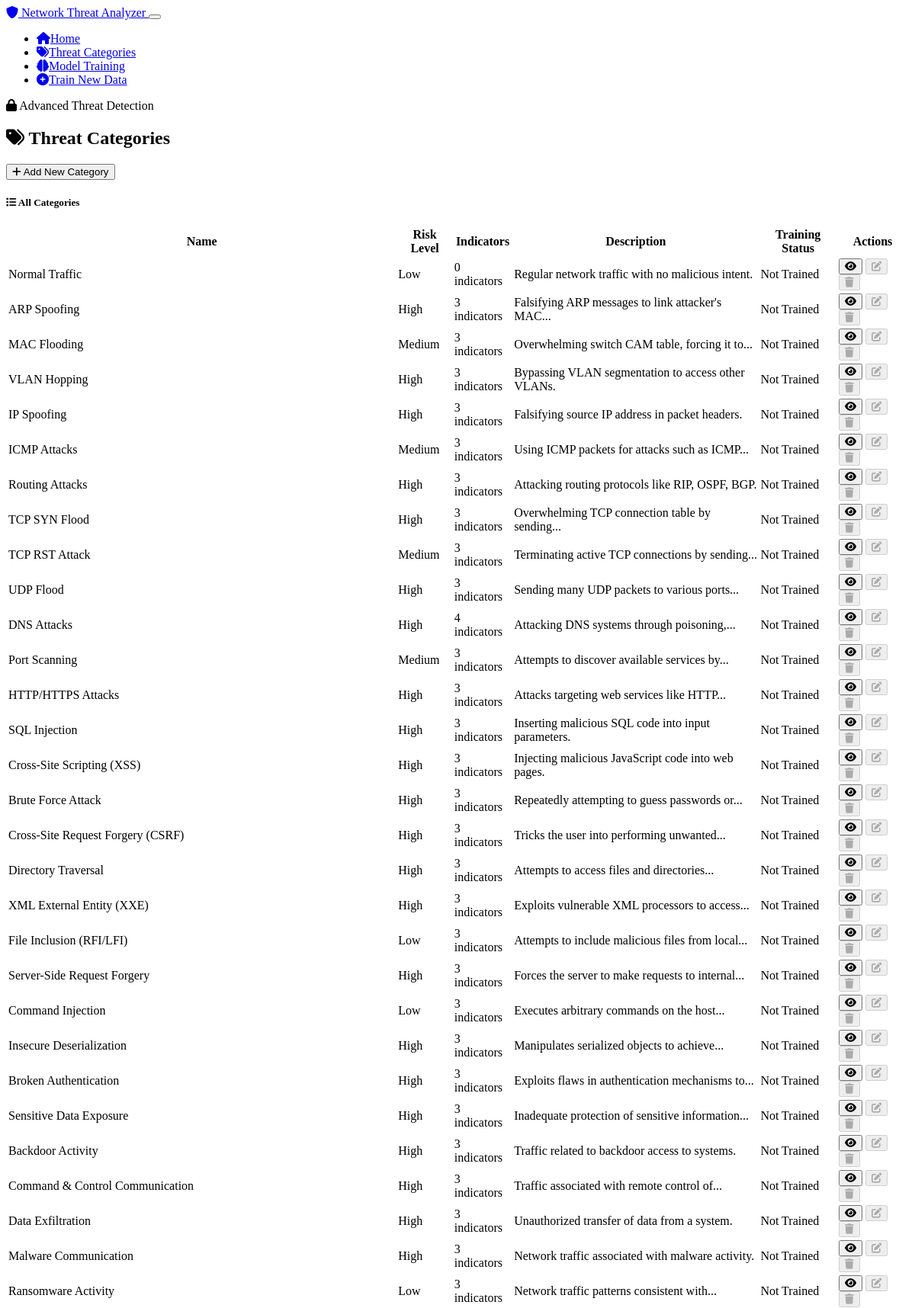
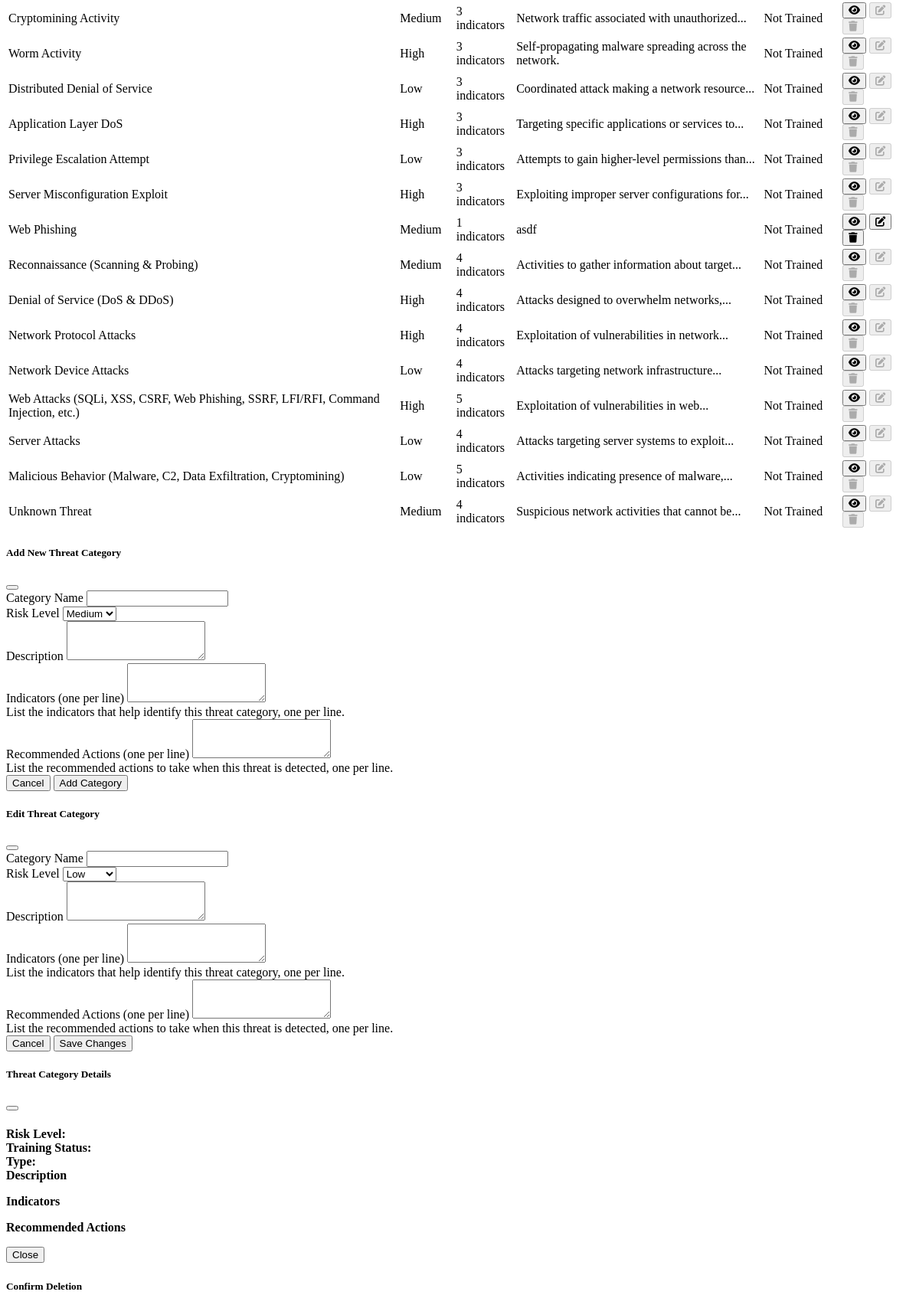
Page /threat-categories (upper part) on the committed database (2 pictures, top to bottom).
### models.py (models this page shows, shortened)
class ThreatCategory(db.Model):
    __tablename__ = 'threat_categories'
    id = db.Column(db.Integer, primary_key=True)
    name = db.Column(db.String(100), unique=True, nullable=False)
    description = db.Column(db.Text, nullable=False)
    risk_level = db.Column(db.String(20), nullable=False, default='Medium')  # Low, Medium, High
    indicators = db.Column(db.JSON, nullable=False, default=list)
    recommended_actions = db.Column(db.JSON, nullable=False, default=list)
    is_builtin = db.Column(db.Boolean, default=False)
    created_at = db.Column(db.DateTime, default=datetime.utcnow)
    updated_at = db.Column(db.DateTime, default=datetime.utcnow, onupdate=datetime.utcnow)
    training_data = db.relationship('TrainingData', backref='category', lazy=True)
    @property
    def is_trained(self):
        return len(self.training_data) > 0

### app.py (the view)
@app.route('/threat-categories')
def threat_categories():
    try:
        categories = ThreatCategory.query.all()
        return render_template('threat_categories.html', categories=categories)
    except Exception as e:
        logging.error(f"Error displaying threat categories: {e}")
        flash('Error displaying threat categories', 'danger')
        return redirect(url_for('index'))

### templates/threat_categories.html (shortened to what this page needs)
{% extends "layout.html" %}
{% block content %}
<div class="row mb-4">
    <div class="col-12">
        <div class="d-flex justify-content-between align-items-center mb-3">
            <h2>
                <i class="fas fa-tags text-primary me-2"></i>
                Threat Categories
            </h2>
            <div>
                <button type="button" class="btn btn-primary" data-bs-toggle="modal" data-bs-target="#addCategoryModal">
                    <i class="fas fa-plus me-2"></i>
                    Add New Category
                </button>
            </div>
        </div>
        </div>
</div>
<div class="row">
    <div class="col-12">
        <div class="card">
            <div class="card-header">
                <h5 class="mb-0">
                    <i class="fas fa-list me-2"></i>
                    All Categories
                </h5>
            </div>
            <div class="card-body">
                <div class="table-responsive">
                    <table class="table table-striped">
                        <thead>
                            <tr>
                                <th>Name</th>
                                <th>Risk Level</th>
                                <th>Indicators</th>
                                <th>Description</th>
                                <th>Training Status</th>
                                <th>Actions</th>
                            </tr>
                        </thead>
                        <tbody>
                            {% for category in categories %}
                            <tr>
                                <td>{{ category.name }}</td>
                                <td>
                                    {% if category.risk_level == 'High' %}
                                    <span class="badge bg-danger">High</span>
                                    {% elif category.risk_level == 'Medium' %}
                                    <span class="badge bg-warning">Medium</span>
                                    {% else %}
                                    <span class="badge bg-success">Low</span>
                                    {% endif %}
                                </td>
                                <td>{{ category.indicators|length }} indicators</td>
                                <td>{{ category.description|truncate(50) }}</td>
                                <td>
                                    {% if category.is_trained %}
                                    <span class="badge bg-success">Trained ({{ category.sample_count }} samples)</span>
                                    {% else %}
                                    <span class="badge bg-secondary">Not Trained</span>
                                    {% endif %}
                                </td>
                                <td>
                                    <button type="button" class="btn btn-sm btn-outline-primary me-1 view-category-btn"
                                            data-category-id="{{ category.id }}">
                                        <i class="fas fa-eye"></i>
                                    </button>
                                    <button type="button" class="btn btn-sm btn-outline-warning me-1 edit-category-btn"
                                            data-category-id="{{ category.id }}"
                                            data-builtin="{{ category.is_builtin }}"
                                            {% if category.is_builtin %}disabled title="Cannot edit built-in categories"{% endif %}>
                                        <i class="fas fa-edit"></i>
                                    </button>
                                    <button type="button" class="btn btn-sm btn-outline-danger delete-category-btn"
                                            data-category-id="{{ category.id }}"
                                            data-category-name="{{ category.name }}"
                                            data-builtin="{{ category.is_builtin }}"
                                            data-trained="{{ category.is_trained }}"
                                            {% if category.is_builtin %}disabled title="Cannot delete built-in categories"
                                            {% elif category.is_trained %}disabled title="Cannot delete categories with training data"{% endif %}>
                                        <i class="fas fa-trash"></i>
                                    </button>
                                </td>
                            </tr>
                            {% endfor %}
                        </tbody>
                    </table>
                </div>
            </div>
        </div>
    </div>
</div>
<div class="modal fade" id="addCategoryModal" tabindex="-1" aria-labelledby="addCategoryModalLabel" aria-hidden="true">
    <div class="modal-dialog modal-lg">
        <div class="modal-content">
            <div class="modal-header">
                <h5 class="modal-title" id="addCategoryModalLabel">Add New Threat Category</h5>
                <button type="button" class="btn-close" data-bs-dismiss="modal" aria-label="Close"></button>
            </div>
            <form action="{{ url_for('add_threat_category') }}" method="post">
                <div class="modal-body">
                    <div class="mb-3">
                        <label for="name" class="form-label">Category Name</label>
                        <input type="text" class="form-control" id="name" name="name" required>
                    </div>
                    <div class="mb-3">
                        <label for="risk_level" class="form-label">Risk Level</label>
                        <select class="form-select" id="risk_level" name="risk_level" required>
                            <option value="Medium" selected>Medium</option>
                        </select>
                    </div>
                    <div class="mb-3">
                        <label for="description" class="form-label">Description</label>
                        <textarea class="form-control" id="description" name="description" rows="3" required></textarea>
                    </div>
                    <div class="mb-3">
                        <label for="indicators" class="form-label">Indicators (one per line)</label>
                        <textarea class="form-control" id="indicators" name="indicators" rows="3"></textarea>
                        <div class="form-text">List the indicators that help identify this threat category, one per line.</div>
                    </div>
                    <div class="mb-3">
                        <label for="recommended_actions" class="form-label">Recommended Actions (one per line)</label>
                        <textarea class="form-control" id="recommended_actions" name="recommended_actions" rows="3"></textarea>
                        <div class="form-text">List the recommended actions to take when this threat is detected, one per line.</div>
                    </div>
                </div>
                <div class="modal-footer">
                    <button type="button" class="btn btn-secondary" data-bs-dismiss="modal">Cancel</button>
                    <button type="submit" class="btn btn-primary">Add Category</button>
                </div>
            </form>
        </div>
    </div>
</div>
<div class="modal fade" id="editCategoryModal" tabindex="-1" aria-labelledby="editCategoryModalLabel" aria-hidden="true">
    <div class="modal-dialog modal-lg">
        <div class="modal-content">
            <div class="modal-header">
                <h5 class="modal-title" id="editCategoryModalLabel">Edit Threat Category</h5>
                <button type="button" class="btn-close" data-bs-dismiss="modal" aria-label="Close"></button>
            </div>
            <form action="{{ url_for('edit_threat_category') }}" method="post">
                <div class="modal-body">
                    <div class="mb-3">
                        <label for="edit_name" class="form-label">Category Name</label>
                        <input type="text" class="form-control" id="edit_name" name="name" required>
                    </div>
                    <div class="mb-3">
                        <label for="edit_risk_level" class="form-label">Risk Level</label>
                        <select class="form-select" id="edit_risk_level" name="risk_level" required>
                            <option value="Low">Low</option>
                        </select>
                    </div>
                    <div class="mb-3">
                        <label for="edit_description" class="form-label">Description</label>
                        <textarea class="form-control" id="edit_description" name="description" rows="3" required></textarea>
                    </div>
                    <div class="mb-3">
                        <label for="edit_indicators" class="form-label">Indicators (one per line)</label>
                        <textarea class="form-control" id="edit_indicators" name="indicators" rows="3"></textarea>
                        <div class="form-text">List the indicators that help identify this threat category, one per line.</div>
                    </div>
                    <div class="mb-3">
                        <label for="edit_recommended_actions" class="form-label">Recommended Actions (one per line)</label>
                        <textarea class="form-control" id="edit_recommended_actions" name="recommended_actions" rows="3"></textarea>
                        <div class="form-text">List the recommended actions to take when this threat is detected, one per line.</div>
                    </div>
                </div>
                <div class="modal-footer">
                    <button type="button" class="btn btn-secondary" data-bs-dismiss="modal">Cancel</button>
                    <button type="submit" class="btn btn-primary">Save Changes</button>
                </div>
            </form>
        </div>
    </div>
</div>
<div class="modal fade" id="viewCategoryModal" tabindex="-1" aria-labelledby="viewCategoryModalLabel" aria-hidden="true">
    <div class="modal-dialog modal-lg">
        <div class="modal-content">
            <div class="modal-header">
                <h5 class="modal-title" id="viewCategoryModalLabel">Threat Category Details</h5>
                <button type="button" class="btn-close" data-bs-dismiss="modal" aria-label="Close"></button>
            </div>
            <div class="modal-body">
                <div class="row mb-4">
                    <div class="col-md-6">
                        <div class="mb-2">
                            <strong>Risk Level:</strong>
                        </div>
                        <div class="mb-2">
                            <strong>Training Status:</strong>
                        </div>
                        <div class="mb-2">
                            <strong>Type:</strong>
                        </div>
                    </div>
                    <div class="col-md-6">
                        <div class="card">
                            <div class="card-header">
                                <strong>Description</strong>
                            </div>
                        </div>
                    </div>
                </div>
                <div class="row">
                    <div class="col-md-6">
                        <div class="card">
                            <div class="card-header">
                                <strong>Indicators</strong>
                            </div>
                        </div>
                    </div>
                    <div class="col-md-6">
                        <div class="card">
                            <div class="card-header">
                                <strong>Recommended Actions</strong>
                            </div>
                        </div>
                    </div>
                </div>
            </div>
            <div class="modal-footer">
                <button type="button" class="btn btn-secondary" data-bs-dismiss="modal">Close</button>
            </div>
        </div>
    </div>
</div>
<div class="modal fade" id="deleteCategoryModal" tabindex="-1" aria-labelledby="deleteCategoryModalLabel" aria-hidden="true">
    <div class="modal-dialog">
        <div class="modal-content">
            <div class="modal-header">
                <h5 class="modal-title" id="deleteCategoryModalLabel">Confirm Deletion</h5>
            </div>
        </div>
    </div>
</div>
{% endblock %}

### templates/layout.html (shortened to what this page needs)
<!DOCTYPE html>
<html lang="en">
<head>
    <link href="https://cdn.replit.com/agent/bootstrap-agent-dark-theme.min.css" rel="stylesheet">
    <link rel="stylesheet" href="https://cdnjs.cloudflare.com/ajax/libs/font-awesome/6.0.0-beta3/css/all.min.css">
</head>
<body>
    <nav class="navbar navbar-expand-lg navbar-dark bg-primary">
        <div class="container-fluid">
            <a class="navbar-brand" href="/">
                <i class="fas fa-shield-alt"></i>
                Network Threat Analyzer
            </a>
            <button class="navbar-toggler" type="button" data-bs-toggle="collapse" data-bs-target="#navbarNav" aria-controls="navbarNav" aria-expanded="false" aria-label="Toggle navigation">
            </button>
            <div class="collapse navbar-collapse" id="navbarNav">
                <ul class="navbar-nav me-auto">
                    <li class="nav-item">
                        <a class="nav-link" href="{{ url_for('index') }}"><i class="fas fa-home me-1"></i>Home</a>
                    </li>
                    <li class="nav-item">
                        <a class="nav-link" href="{{ url_for('threat_categories') }}"><i class="fas fa-tags me-1"></i>Threat Categories</a>
                    </li>
                    <li class="nav-item">
                        <a class="nav-link" href="{{ url_for('training_status') }}"><i class="fas fa-brain me-1"></i>Model Training</a>
                    </li>
                    <li class="nav-item">
                        <a class="nav-link" href="{{ url_for('train_model_route') }}"><i class="fas fa-plus-circle me-1"></i>Train New Data</a>
                    </li>
                </ul>
                <span class="navbar-text">
                    <i class="fas fa-lock me-1"></i>
                    Advanced Threat Detection
                </span>
            </div>
        </div>
    </nav>
    <div class="container main-content py-4">
        {% block content %}{% endblock %}
    </div>
</body>
</html>

### templates/layout.html (style rules this page uses)
body { display: flex; flex-direction: column; min-height: 100vh; }
.main-content { flex: 1; }
.card { height: 100%; }

### rows in the picture
ThreatCategory: name "Normal Traffic", risk_level "Low", indicators|length "0", description "Regular network traffic with no malicious intent."
ThreatCategory: name "ARP Spoofing", risk_level "High", indicators|length "3", description "Falsifying ARP messages to link attacker's MAC..."
ThreatCategory: name "MAC Flooding", risk_level "Medium", indicators|length "3", description "Overwhelming switch CAM table, forcing it to..."
ThreatCategory: name "VLAN Hopping", risk_level "High", indicators|length "3", description "Bypassing VLAN segmentation to access other VLANs."
ThreatCategory: name "IP Spoofing", risk_level "High", indicators|length "3", description "Falsifying source IP address in packet headers."
ThreatCategory: name "ICMP Attacks", risk_level "Medium", indicators|length "3", description "Using ICMP packets for attacks such as ICMP..."
ThreatCategory: name "Routing Attacks", risk_level "High", indicators|length "3", description "Attacking routing protocols like RIP, OSPF, BGP."
ThreatCategory: name "TCP SYN Flood", risk_level "High", indicators|length "3", description "Overwhelming TCP connection table by sending..."
ThreatCategory: name "TCP RST Attack", risk_level "Medium", indicators|length "3", description "Terminating active TCP connections by sending..."
ThreatCategory: name "UDP Flood", risk_level "High", indicators|length "3", description "Sending many UDP packets to various ports..."
ThreatCategory: name "DNS Attacks", risk_level "High", indicators|length "4", description "Attacking DNS systems through poisoning,..."
ThreatCategory: name "Port Scanning", risk_level "Medium", indicators|length "3", description "Attempts to discover available services by..."
ThreatCategory: name "HTTP/HTTPS Attacks", risk_level "High", indicators|length "3", description "Attacks targeting web services like HTTP..."
ThreatCategory: name "SQL Injection", risk_level "High", indicators|length "3", description "Inserting malicious SQL code into input parameters."
ThreatCategory: name "Cross-Site Scripting (XSS)", risk_level "High", indicators|length "3", description "Injecting malicious JavaScript code into web pages."
ThreatCategory: name "Brute Force Attack", risk_level "High", indicators|length "3", description "Repeatedly attempting to guess passwords or..."
ThreatCategory: name "Cross-Site Request Forgery (CSRF)", risk_level "High", indicators|length "3", description "Tricks the user into performing unwanted..."
ThreatCategory: name "Directory Traversal", risk_level "High", indicators|length "3", description "Attempts to access files and directories..."
ThreatCategory: name "XML External Entity (XXE)", risk_level "High", indicators|length "3", description "Exploits vulnerable XML processors to access..."
ThreatCategory: name "File Inclusion (RFI/LFI)", risk_level "Low", indicators|length "3", description "Attempts to include malicious files from local..."
ThreatCategory: name "Server-Side Request Forgery", risk_level "High", indicators|length "3", description "Forces the server to make requests to internal..."
ThreatCategory: name "Command Injection", risk_level "Low", indicators|length "3", description "Executes arbitrary commands on the host..."
ThreatCategory: name "Insecure Deserialization", risk_level "High", indicators|length "3", description "Manipulates serialized objects to achieve..."
ThreatCategory: name "Broken Authentication", risk_level "High", indicators|length "3", description "Exploits flaws in authentication mechanisms to..."
ThreatCategory: name "Sensitive Data Exposure", risk_level "High", indicators|length "3", description "Inadequate protection of sensitive information..."
ThreatCategory: name "Backdoor Activity", risk_level "High", indicators|length "3", description "Traffic related to backdoor access to systems."
ThreatCategory: name "Command & Control Communication", risk_level "High", indicators|length "3", description "Traffic associated with remote control of..."
ThreatCategory: name "Data Exfiltration", risk_level "High", indicators|length "3", description "Unauthorized transfer of data from a system."
ThreatCategory: name "Malware Communication", risk_level "High", indicators|length "3", description "Network traffic associated with malware activity."
ThreatCategory: name "Ransomware Activity", risk_level "Low", indicators|length "3", description "Network traffic patterns consistent with..."
ThreatCategory: name "Cryptomining Activity", risk_level "Medium", indicators|length "3", description "Network traffic associated with unauthorized..."
ThreatCategory: name "Worm Activity", risk_level "High", indicators|length "3", description "Self-propagating malware spreading across the network."
ThreatCategory: name "Distributed Denial of Service", risk_level "Low", indicators|length "3", description "Coordinated attack making a network resource..."
ThreatCategory: name "Application Layer DoS", risk_level "High", indicators|length "3", description "Targeting specific applications or services to..."
ThreatCategory: name "Privilege Escalation Attempt", risk_level "Low", indicators|length "3", description "Attempts to gain higher-level permissions than..."
ThreatCategory: name "Server Misconfiguration Exploit", risk_level "High", indicators|length "3", description "Exploiting improper server configurations for..."
ThreatCategory: name "Web Phishing", risk_level "Medium", indicators|length "1", description "asdf"
ThreatCategory: name "Reconnaissance (Scanning & Probing)", risk_level "Medium", indicators|length "4", description "Activities to gather information about target..."
ThreatCategory: name "Denial of Service (DoS & DDoS)", risk_level "High", indicators|length "4", description "Attacks designed to overwhelm networks,..."
ThreatCategory: name "Network Protocol Attacks", risk_level "High", indicators|length "4", description "Exploitation of vulnerabilities in network..."
ThreatCategory: name "Network Device Attacks", risk_level "Low", indicators|length "4", description "Attacks targeting network infrastructure..."
ThreatCategory: name "Web Attacks (SQLi, XSS, CSRF, Web Phishing, SSRF, LFI/RFI, Command Injection, etc.)", risk_level "High", indicators|length "5", description "Exploitation of vulnerabilities in web..."
ThreatCategory: name "Server Attacks", risk_level "Low", indicators|length "4", description "Attacks targeting server systems to exploit..."
ThreatCategory: name "Malicious Behavior (Malware, C2, Data Exfiltration, Cryptomining)", risk_level "Low", indicators|length "5", description "Activities indicating presence of malware,..."
ThreatCategory: name "Unknown Threat", risk_level "Medium", indicators|length "4", description "Suspicious network activities that cannot be..."
